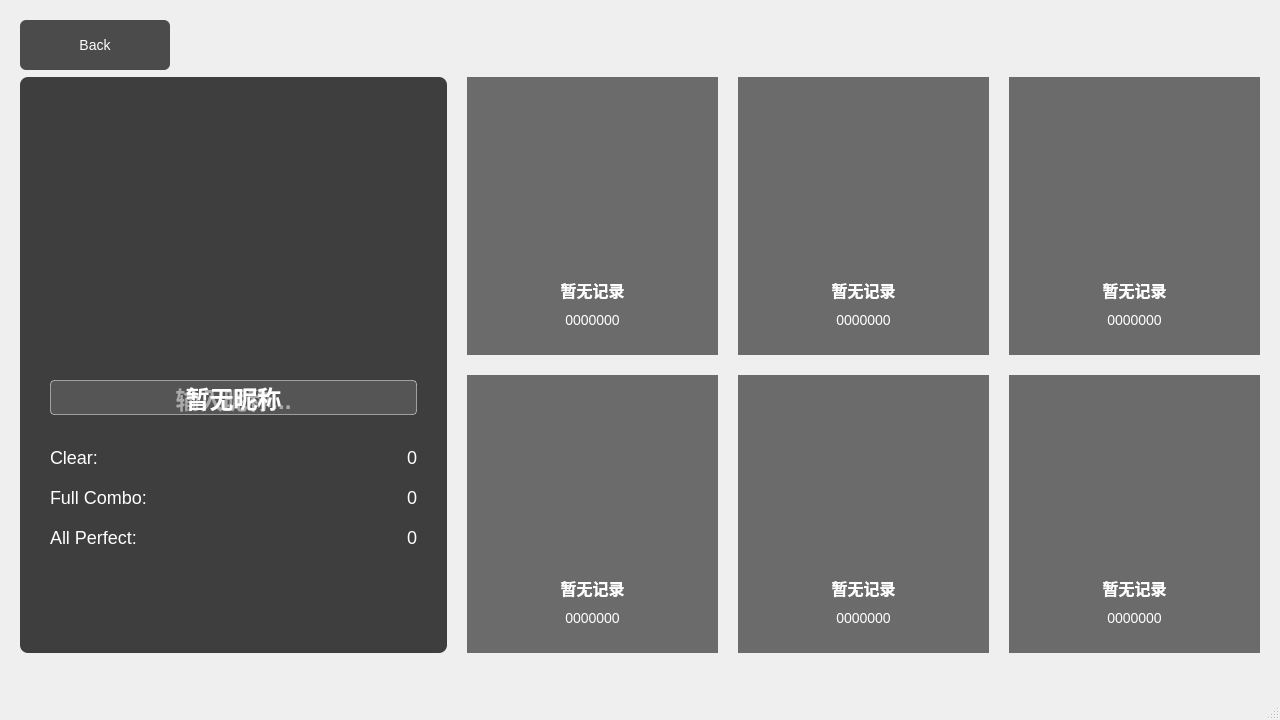
<?xml version="1.0" encoding="UTF-8"?>
<ui version="4.0">
 <class>ProfileWindow</class>
 <widget class="QMainWindow" name="ProfileWindow">
  <property name="geometry">
   <rect>
    <x>0</x>
    <y>0</y>
    <width>1280</width>
    <height>720</height>
   </rect>
  </property>
  <property name="minimumSize">
   <size>
    <width>1280</width>
    <height>720</height>
   </size>
  </property>
  <property name="maximumSize">
   <size>
    <width>1280</width>
    <height>720</height>
   </size>
  </property>
  <property name="windowTitle">
   <string>个人资料</string>
  </property>
  <widget class="QWidget" name="centralwidget">
   <widget class="QPushButton" name="backButton">
    <property name="geometry">
     <rect>
      <x>20</x>
      <y>20</y>
      <width>150</width>
      <height>50</height>
     </rect>
    </property>
    <property name="minimumSize">
     <size>
      <width>150</width>
      <height>50</height>
     </size>
    </property>
    <property name="maximumSize">
     <size>
      <width>150</width>
      <height>50</height>
     </size>
    </property>
    <property name="cursor">
     <cursorShape>PointingHandCursor</cursorShape>
    </property>
    <property name="styleSheet">
     <string notr="true">QPushButton {
    color: white;
    background: rgba(34, 34, 34, 204);
    font-size: 14px;
    border: none;
    border-radius: 6px;
    padding: 6px 14px;
}
QPushButton:hover {
    background: rgba(255, 255, 255, 50);
}</string>
    </property>
    <property name="text">
     <string>Back</string>
    </property>
   </widget>
   <widget class="QFrame" name="leftPanelFrame">
    <property name="geometry">
     <rect>
      <x>20</x>
      <y>77</y>
      <width>427</width>
      <height>576</height>
     </rect>
    </property>
    <property name="styleSheet">
     <string notr="true">#leftPanelFrame {
    background-color: rgba(30, 30, 30, 0.85);
    border-radius: 8px;
}</string>
    </property>
    <widget class="QLabel" name="avatarLabel">
     <property name="geometry">
      <rect>
       <x>120</x>
       <y>103</y>
       <width>186</width>
       <height>186</height>
      </rect>
     </property>
     <property name="minimumSize">
      <size>
       <width>186</width>
       <height>186</height>
      </size>
     </property>
     <property name="maximumSize">
      <size>
       <width>186</width>
       <height>186</height>
      </size>
     </property>
     <property name="styleSheet">
      <string notr="true">#avatarLabel {
    background-image: url(:/img/default_avatar.png);
    background-repeat: no-repeat;
    background-position: center;
    border: none;
}</string>
     </property>
     <property name="text">
      <string/>
     </property>
     <property name="alignment">
      <set>Qt::AlignmentFlag::AlignCenter</set>
     </property>
    </widget>
    <widget class="QLabel" name="nicknameLabel">
     <property name="geometry">
      <rect>
       <x>30</x>
       <y>303</y>
       <width>367</width>
       <height>35</height>
      </rect>
     </property>
     <property name="styleSheet">
      <string notr="true">color: white; font-size: 24px; font-weight: bold;</string>
     </property>
     <property name="text">
      <string>暂无昵称</string>
     </property>
     <property name="alignment">
      <set>Qt::AlignmentFlag::AlignCenter</set>
     </property>
    </widget>
    <widget class="QLineEdit" name="nicknameEdit">
     <property name="geometry">
      <rect>
       <x>30</x>
       <y>303</y>
       <width>367</width>
       <height>35</height>
      </rect>
     </property>
     <property name="styleSheet">
      <string notr="true">QLineEdit {
    color: white;
    font-size: 24px;
    font-weight: bold;
    background: rgba(255, 255, 255, 30);
    border: 1px solid rgba(255, 255, 255, 120);
    border-radius: 4px;
    padding: 2px 10px;
}
QLineEdit:focus {
    border: 1px solid rgba(255, 255, 255, 200);
}</string>
     </property>
     <property name="text">
      <string/>
     </property>
     <property name="alignment">
      <set>Qt::AlignmentFlag::AlignCenter</set>
     </property>
     <property name="maxLength">
      <number>16</number>
     </property>
     <property name="placeholderText">
      <string>输入昵称...</string>
     </property>
    </widget>
    <widget class="QLabel" name="clearLabel">
     <property name="geometry">
      <rect>
       <x>30</x>
       <y>368</y>
       <width>277</width>
       <height>25</height>
      </rect>
     </property>
     <property name="styleSheet">
      <string notr="true">color: white; font-size: 18px;</string>
     </property>
     <property name="text">
      <string>Clear:</string>
     </property>
     <property name="alignment">
      <set>Qt::AlignmentFlag::AlignLeft|Qt::AlignmentFlag::AlignVCenter</set>
     </property>
    </widget>
    <widget class="QLabel" name="clearCountLabel">
     <property name="geometry">
      <rect>
       <x>307</x>
       <y>368</y>
       <width>90</width>
       <height>25</height>
      </rect>
     </property>
     <property name="styleSheet">
      <string notr="true">color: white; font-size: 18px;</string>
     </property>
     <property name="text">
      <string>0</string>
     </property>
     <property name="alignment">
      <set>Qt::AlignmentFlag::AlignRight|Qt::AlignmentFlag::AlignVCenter</set>
     </property>
    </widget>
    <widget class="QLabel" name="fcLabel">
     <property name="geometry">
      <rect>
       <x>30</x>
       <y>408</y>
       <width>277</width>
       <height>25</height>
      </rect>
     </property>
     <property name="styleSheet">
      <string notr="true">color: white; font-size: 18px;</string>
     </property>
     <property name="text">
      <string>Full Combo:</string>
     </property>
     <property name="alignment">
      <set>Qt::AlignmentFlag::AlignLeft|Qt::AlignmentFlag::AlignVCenter</set>
     </property>
    </widget>
    <widget class="QLabel" name="fcCountLabel">
     <property name="geometry">
      <rect>
       <x>307</x>
       <y>408</y>
       <width>90</width>
       <height>25</height>
      </rect>
     </property>
     <property name="styleSheet">
      <string notr="true">color: white; font-size: 18px;</string>
     </property>
     <property name="text">
      <string>0</string>
     </property>
     <property name="alignment">
      <set>Qt::AlignmentFlag::AlignRight|Qt::AlignmentFlag::AlignVCenter</set>
     </property>
    </widget>
    <widget class="QLabel" name="apLabel">
     <property name="geometry">
      <rect>
       <x>30</x>
       <y>448</y>
       <width>277</width>
       <height>25</height>
      </rect>
     </property>
     <property name="styleSheet">
      <string notr="true">color: white; font-size: 18px;</string>
     </property>
     <property name="text">
      <string>All Perfect:</string>
     </property>
     <property name="alignment">
      <set>Qt::AlignmentFlag::AlignLeft|Qt::AlignmentFlag::AlignVCenter</set>
     </property>
    </widget>
    <widget class="QLabel" name="apCountLabel">
     <property name="geometry">
      <rect>
       <x>307</x>
       <y>448</y>
       <width>90</width>
       <height>25</height>
      </rect>
     </property>
     <property name="styleSheet">
      <string notr="true">color: white; font-size: 18px;</string>
     </property>
     <property name="text">
      <string>0</string>
     </property>
     <property name="alignment">
      <set>Qt::AlignmentFlag::AlignRight|Qt::AlignmentFlag::AlignVCenter</set>
     </property>
    </widget>
   </widget>
   <widget class="QWidget" name="rightAreaWidget">
    <property name="geometry">
     <rect>
      <x>467</x>
      <y>77</y>
      <width>793</width>
      <height>576</height>
     </rect>
    </property>
    <layout class="QGridLayout" name="cardGridLayout">
     <property name="horizontalSpacing">
      <number>20</number>
     </property>
     <property name="verticalSpacing">
      <number>20</number>
     </property>
     <property name="leftMargin">
      <number>0</number>
     </property>
     <property name="topMargin">
      <number>0</number>
     </property>
     <property name="rightMargin">
      <number>0</number>
     </property>
     <property name="bottomMargin">
      <number>0</number>
     </property>
     <item row="0" column="0">
      <widget class="QFrame" name="cardFrame0">
       <property name="minimumSize">
        <size>
         <width>251</width>
         <height>278</height>
        </size>
       </property>
       <property name="maximumSize">
        <size>
         <width>251</width>
         <height>278</height>
        </size>
       </property>
       <property name="styleSheet">
        <string notr="true">#cardFrame0 {
    background-image: url(:/img/song_placeholder.jpg);
    background-repeat: no-repeat;
    background-position: center;
    border-radius: 4px;
}</string>
       </property>
       <widget class="QLabel" name="cardMask0">
        <property name="geometry">
         <rect>
          <x>0</x>
          <y>0</y>
          <width>251</width>
          <height>278</height>
         </rect>
        </property>
        <property name="styleSheet">
         <string notr="true">background-color: rgba(50, 50, 50, 0.7);</string>
        </property>
        <property name="text">
         <string/>
        </property>
       </widget>
       <widget class="QLabel" name="cardSongName0">
        <property name="geometry">
         <rect>
          <x>10</x>
          <y>200</y>
          <width>231</width>
          <height>25</height>
         </rect>
        </property>
        <property name="styleSheet">
         <string notr="true">color: white; font-size: 16px; font-weight: bold;</string>
        </property>
        <property name="text">
         <string>暂无记录</string>
        </property>
        <property name="alignment">
         <set>Qt::AlignmentFlag::AlignCenter</set>
        </property>
       </widget>
       <widget class="QLabel" name="cardScore0">
        <property name="geometry">
         <rect>
          <x>10</x>
          <y>233</y>
          <width>231</width>
          <height>20</height>
         </rect>
        </property>
        <property name="styleSheet">
         <string notr="true">color: white; font-size: 14px;</string>
        </property>
        <property name="text">
         <string>0000000</string>
        </property>
        <property name="alignment">
         <set>Qt::AlignmentFlag::AlignCenter</set>
        </property>
       </widget>
      </widget>
     </item>
     <item row="0" column="1">
      <widget class="QFrame" name="cardFrame1">
       <property name="minimumSize">
        <size><width>251</width><height>278</height></size>
       </property>
       <property name="maximumSize">
        <size><width>251</width><height>278</height></size>
       </property>
       <property name="styleSheet">
        <string notr="true">#cardFrame1 {
    background-image: url(:/img/song_placeholder.jpg);
    background-repeat: no-repeat;
    background-position: center;
    border-radius: 4px;
}</string>
       </property>
       <widget class="QLabel" name="cardMask1">
        <property name="geometry">
         <rect><x>0</x><y>0</y><width>251</width><height>278</height></rect>
        </property>
        <property name="styleSheet">
         <string notr="true">background-color: rgba(50, 50, 50, 0.7);</string>
        </property>
        <property name="text"><string/></property>
       </widget>
       <widget class="QLabel" name="cardSongName1">
        <property name="geometry">
         <rect><x>10</x><y>200</y><width>231</width><height>25</height></rect>
        </property>
        <property name="styleSheet">
         <string notr="true">color: white; font-size: 16px; font-weight: bold;</string>
        </property>
        <property name="text"><string>暂无记录</string></property>
        <property name="alignment">
         <set>Qt::AlignmentFlag::AlignCenter</set>
        </property>
       </widget>
       <widget class="QLabel" name="cardScore1">
        <property name="geometry">
         <rect><x>10</x><y>233</y><width>231</width><height>20</height></rect>
        </property>
        <property name="styleSheet">
         <string notr="true">color: white; font-size: 14px;</string>
        </property>
        <property name="text"><string>0000000</string></property>
        <property name="alignment">
         <set>Qt::AlignmentFlag::AlignCenter</set>
        </property>
       </widget>
      </widget>
     </item>
     <item row="0" column="2">
      <widget class="QFrame" name="cardFrame2">
       <property name="minimumSize">
        <size><width>251</width><height>278</height></size>
       </property>
       <property name="maximumSize">
        <size><width>251</width><height>278</height></size>
       </property>
       <property name="styleSheet">
        <string notr="true">#cardFrame2 {
    background-image: url(:/img/song_placeholder.jpg);
    background-repeat: no-repeat;
    background-position: center;
    border-radius: 4px;
}</string>
       </property>
       <widget class="QLabel" name="cardMask2">
        <property name="geometry">
         <rect><x>0</x><y>0</y><width>251</width><height>278</height></rect>
        </property>
        <property name="styleSheet">
         <string notr="true">background-color: rgba(50, 50, 50, 0.7);</string>
        </property>
        <property name="text"><string/></property>
       </widget>
       <widget class="QLabel" name="cardSongName2">
        <property name="geometry">
         <rect><x>10</x><y>200</y><width>231</width><height>25</height></rect>
        </property>
        <property name="styleSheet">
         <string notr="true">color: white; font-size: 16px; font-weight: bold;</string>
        </property>
        <property name="text"><string>暂无记录</string></property>
        <property name="alignment">
         <set>Qt::AlignmentFlag::AlignCenter</set>
        </property>
       </widget>
       <widget class="QLabel" name="cardScore2">
        <property name="geometry">
         <rect><x>10</x><y>233</y><width>231</width><height>20</height></rect>
        </property>
        <property name="styleSheet">
         <string notr="true">color: white; font-size: 14px;</string>
        </property>
        <property name="text"><string>0000000</string></property>
        <property name="alignment">
         <set>Qt::AlignmentFlag::AlignCenter</set>
        </property>
       </widget>
      </widget>
     </item>
     <item row="1" column="0">
      <widget class="QFrame" name="cardFrame3">
       <property name="minimumSize">
        <size><width>251</width><height>278</height></size>
       </property>
       <property name="maximumSize">
        <size><width>251</width><height>278</height></size>
       </property>
       <property name="styleSheet">
        <string notr="true">#cardFrame3 {
    background-image: url(:/img/song_placeholder.jpg);
    background-repeat: no-repeat;
    background-position: center;
    border-radius: 4px;
}</string>
       </property>
       <widget class="QLabel" name="cardMask3">
        <property name="geometry">
         <rect><x>0</x><y>0</y><width>251</width><height>278</height></rect>
        </property>
        <property name="styleSheet">
         <string notr="true">background-color: rgba(50, 50, 50, 0.7);</string>
        </property>
        <property name="text"><string/></property>
       </widget>
       <widget class="QLabel" name="cardSongName3">
        <property name="geometry">
         <rect><x>10</x><y>200</y><width>231</width><height>25</height></rect>
        </property>
        <property name="styleSheet">
         <string notr="true">color: white; font-size: 16px; font-weight: bold;</string>
        </property>
        <property name="text"><string>暂无记录</string></property>
        <property name="alignment">
         <set>Qt::AlignmentFlag::AlignCenter</set>
        </property>
       </widget>
       <widget class="QLabel" name="cardScore3">
        <property name="geometry">
         <rect><x>10</x><y>233</y><width>231</width><height>20</height></rect>
        </property>
        <property name="styleSheet">
         <string notr="true">color: white; font-size: 14px;</string>
        </property>
        <property name="text"><string>0000000</string></property>
        <property name="alignment">
         <set>Qt::AlignmentFlag::AlignCenter</set>
        </property>
       </widget>
      </widget>
     </item>
     <item row="1" column="1">
      <widget class="QFrame" name="cardFrame4">
       <property name="minimumSize">
        <size><width>251</width><height>278</height></size>
       </property>
       <property name="maximumSize">
        <size><width>251</width><height>278</height></size>
       </property>
       <property name="styleSheet">
        <string notr="true">#cardFrame4 {
    background-image: url(:/img/song_placeholder.jpg);
    background-repeat: no-repeat;
    background-position: center;
    border-radius: 4px;
}</string>
       </property>
       <widget class="QLabel" name="cardMask4">
        <property name="geometry">
         <rect><x>0</x><y>0</y><width>251</width><height>278</height></rect>
        </property>
        <property name="styleSheet">
         <string notr="true">background-color: rgba(50, 50, 50, 0.7);</string>
        </property>
        <property name="text"><string/></property>
       </widget>
       <widget class="QLabel" name="cardSongName4">
        <property name="geometry">
         <rect><x>10</x><y>200</y><width>231</width><height>25</height></rect>
        </property>
        <property name="styleSheet">
         <string notr="true">color: white; font-size: 16px; font-weight: bold;</string>
        </property>
        <property name="text"><string>暂无记录</string></property>
        <property name="alignment">
         <set>Qt::AlignmentFlag::AlignCenter</set>
        </property>
       </widget>
       <widget class="QLabel" name="cardScore4">
        <property name="geometry">
         <rect><x>10</x><y>233</y><width>231</width><height>20</height></rect>
        </property>
        <property name="styleSheet">
         <string notr="true">color: white; font-size: 14px;</string>
        </property>
        <property name="text"><string>0000000</string></property>
        <property name="alignment">
         <set>Qt::AlignmentFlag::AlignCenter</set>
        </property>
       </widget>
      </widget>
     </item>
     <item row="1" column="2">
      <widget class="QFrame" name="cardFrame5">
       <property name="minimumSize">
        <size><width>251</width><height>278</height></size>
       </property>
       <property name="maximumSize">
        <size><width>251</width><height>278</height></size>
       </property>
       <property name="styleSheet">
        <string notr="true">#cardFrame5 {
    background-image: url(:/img/song_placeholder.jpg);
    background-repeat: no-repeat;
    background-position: center;
    border-radius: 4px;
}</string>
       </property>
       <widget class="QLabel" name="cardMask5">
        <property name="geometry">
         <rect><x>0</x><y>0</y><width>251</width><height>278</height></rect>
        </property>
        <property name="styleSheet">
         <string notr="true">background-color: rgba(50, 50, 50, 0.7);</string>
        </property>
        <property name="text"><string/></property>
       </widget>
       <widget class="QLabel" name="cardSongName5">
        <property name="geometry">
         <rect><x>10</x><y>200</y><width>231</width><height>25</height></rect>
        </property>
        <property name="styleSheet">
         <string notr="true">color: white; font-size: 16px; font-weight: bold;</string>
        </property>
        <property name="text"><string>暂无记录</string></property>
        <property name="alignment">
         <set>Qt::AlignmentFlag::AlignCenter</set>
        </property>
       </widget>
       <widget class="QLabel" name="cardScore5">
        <property name="geometry">
         <rect><x>10</x><y>233</y><width>231</width><height>20</height></rect>
        </property>
        <property name="styleSheet">
         <string notr="true">color: white; font-size: 14px;</string>
        </property>
        <property name="text"><string>0000000</string></property>
        <property name="alignment">
         <set>Qt::AlignmentFlag::AlignCenter</set>
        </property>
       </widget>
      </widget>
     </item>
    </layout>
   </widget>
  </widget>
  <widget class="QStatusBar" name="statusbar"/>
  <widget class="QMenuBar" name="menubar">
   <property name="geometry">
    <rect>
     <x>0</x>
     <y>0</y>
     <width>1280</width>
     <height>17</height>
    </rect>
   </property>
  </widget>
 </widget>
 <resources/>
 <connections/>
</ui>
